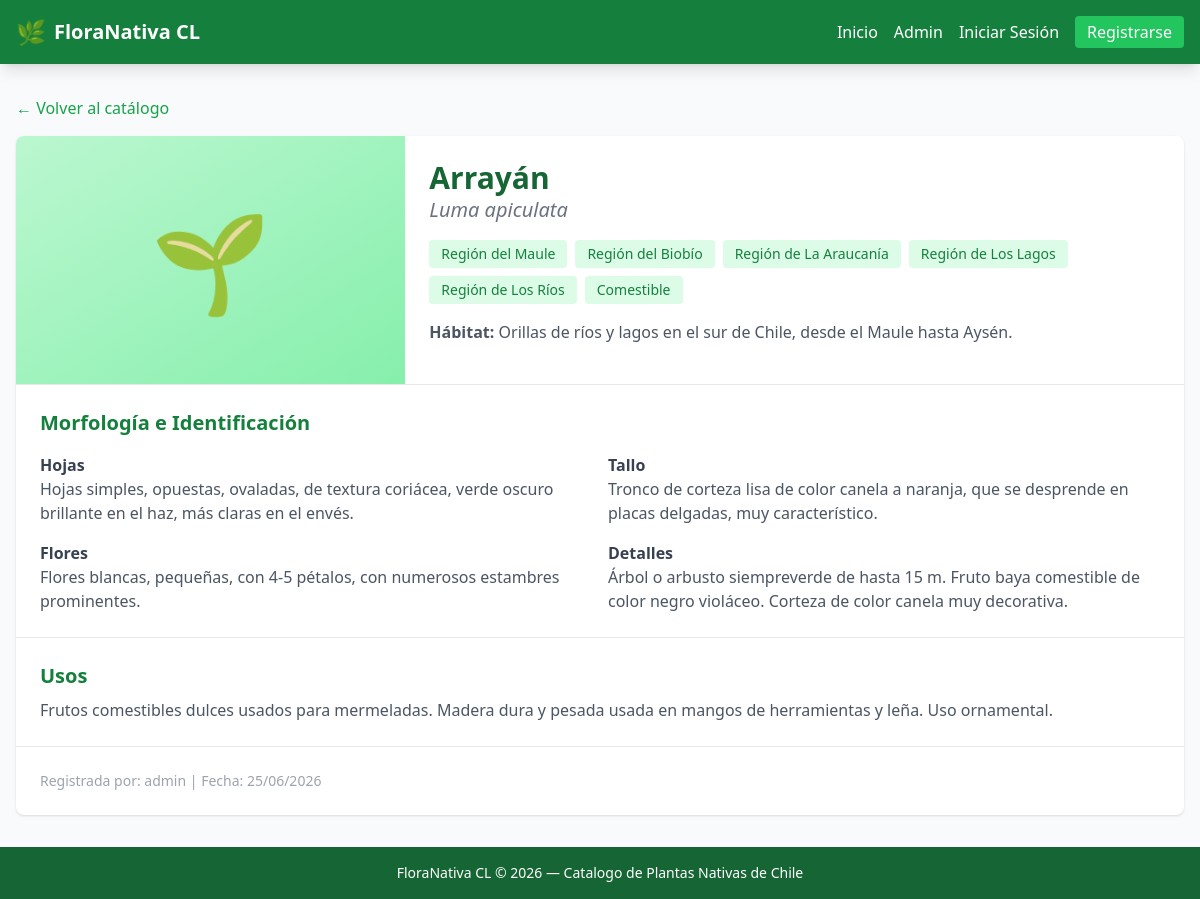
The app's page /planta/7/ with its own data.
### core/models.py (models this page shows, shortened)
class Planta(models.Model):
    USOS_CHOICES = [
        ("MED", "Medicinal"),
        ("COM", "Comestible"),
        ("VEN", "Venenosa"),
        ("ORN", "Ornamental"),
        ("IND", "Industrial/Forestal"),
    ]
    nombre_comun = models.CharField(max_length=150)
    nombre_cientifico = models.CharField(max_length=150, unique=True)
    regiones = models.ManyToManyField(Region, related_name="plantas")
    ubicacion_especifica = models.TextField(help_text="Detalles del hábitat chileno")
    descripcion_hoja = models.TextField(blank=True, null=True)
    descripcion_tallo = models.TextField(blank=True, null=True)
    descripcion_flor = models.TextField(blank=True, null=True)
    descripcion_detalle = models.TextField(help_text="Detalles claves de identificación")
    uso_principal = models.CharField(max_length=3, choices=USOS_CHOICES, default="ORN")
    detalles_uso = models.TextField(blank=True, null=True)
    imagen_real = models.ImageField(upload_to="plantas/", blank=True, null=True)
    perenual_id = models.IntegerField(
        blank=True, null=True, help_text="ID de la planta en la API de Perenual"
    )
    riego_frecuencia = models.CharField(
        max_length=100, blank=True, null=True, help_text="Dato obtenido de la API"
    )
    luz_solar = models.CharField(
        max_length=100, blank=True, null=True, help_text="Dato obtenido de la API"
    )
    creado_por = models.ForeignKey(User, on_delete=models.SET_NULL, null=True)
    fecha_registro = models.DateTimeField(auto_now_add=True)
    class Meta:
        ordering = ["nombre_comun"]

class Region(models.Model):
    nombre = models.CharField(max_length=100, unique=True)
    numero = models.IntegerField(help_text="Número de la región")
    class Meta:
        ordering = ["numero"]

### core/views.py (the view, shortened to what this page needs)
# urls.py: path("planta/<int:pk>/", views.detalle_planta, name="detalle_planta"),
def detalle_planta(request, pk):
    planta = get_object_or_404(Planta, pk=pk)
    api_data = None
    return render(request, "detalle.html", {"planta": planta, "api_data": api_data})

### core/templates/detalle.html (shortened to what this page needs)
{% extends "base.html" %}
{% block content %}
<div class="mb-4">
    <a href="{% url 'home' %}" class="text-flora-600 hover:text-flora-800">&larr; Volver al catálogo</a>
</div>
<div class="bg-white rounded-lg shadow overflow-hidden">
    <div class="md:flex">
        <div class="md:w-1/3 h-64 md:h-auto bg-gradient-to-br from-flora-200 to-flora-300 flex items-center justify-center">
            {% if planta.imagen_real %}
                <img src="{{ planta.imagen_real.url }}" alt="{{ planta.nombre_comun }}" class="h-full w-full object-cover">
            {% else %}
                <span class="text-8xl">🌱</span>
            {% endif %}
        </div>
        <div class="md:w-2/3 p-6">
            <h1 class="text-3xl font-bold text-flora-800">{{ planta.nombre_comun }}</h1>
            <p class="text-xl text-gray-500 italic mb-4">{{ planta.nombre_cientifico }}</p>
            <div class="flex flex-wrap gap-2 mb-4">
                {% for region in planta.regiones.all %}
                    <span class="bg-flora-100 text-flora-700 px-3 py-1 rounded text-sm">{{ region.nombre }}</span>
                {% endfor %}
                <span class="text-sm font-medium px-3 py-1 rounded
                    {% if planta.uso_principal == 'MED' %}bg-red-100 text-red-700
                    {% elif planta.uso_principal == 'COM' %}bg-green-100 text-green-700
                    {% elif planta.uso_principal == 'VEN' %}bg-purple-100 text-purple-700
                    {% elif planta.uso_principal == 'ORN' %}bg-yellow-100 text-yellow-700
                    {% else %}bg-blue-100 text-blue-700{% endif %}">
                    {{ planta.get_uso_principal_display }}
                </span>
            </div>
            {% if planta.ubicacion_especifica %}
                <p class="text-gray-600 mb-4"><strong>Hábitat:</strong> {{ planta.ubicacion_especifica }}</p>
            {% endif %}
        </div>
    </div>
    <div class="p-6 border-t border-gray-200">
        <h2 class="text-xl font-bold text-flora-700 mb-4">Morfología e Identificación</h2>
        <div class="grid grid-cols-1 md:grid-cols-2 gap-4">
            {% if planta.descripcion_hoja %}
                <div>
                    <h3 class="font-semibold text-gray-700">Hojas</h3>
                    <p class="text-gray-600">{{ planta.descripcion_hoja }}</p>
                </div>
            {% endif %}
            {% if planta.descripcion_tallo %}
                <div>
                    <h3 class="font-semibold text-gray-700">Tallo</h3>
                    <p class="text-gray-600">{{ planta.descripcion_tallo }}</p>
                </div>
            {% endif %}
            {% if planta.descripcion_flor %}
                <div>
                    <h3 class="font-semibold text-gray-700">Flores</h3>
                    <p class="text-gray-600">{{ planta.descripcion_flor }}</p>
                </div>
            {% endif %}
            {% if planta.descripcion_detalle %}
                <div class="{% if not planta.descripcion_hoja or not planta.descripcion_tallo or not planta.descripcion_flor %}md:col-span-2{% endif %}">
                    <h3 class="font-semibold text-gray-700">Detalles</h3>
                    <p class="text-gray-600">{{ planta.descripcion_detalle }}</p>
                </div>
            {% endif %}
        </div>
    </div>
    {% if planta.detalles_uso %}
        <div class="p-6 border-t border-gray-200">
            <h2 class="text-xl font-bold text-flora-700 mb-2">Usos</h2>
            <p class="text-gray-600">{{ planta.detalles_uso }}</p>
        </div>
    {% endif %}
    <div class="p-6 border-t border-gray-200 text-sm text-gray-400">
        <p>Registrada por: {{ planta.creado_por|default:"Sistema" }} | Fecha: {{ planta.fecha_registro|date:"d/m/Y" }}</p>
    </div>
</div>
{% endblock %}

### records on screen
Planta: nombre_comun "Arrayán", nombre_cientifico "Luma apiculata", uso_principal "Comestible", ubicacion_especifica "Orillas de ríos y lagos en el sur de Chile, desde el Maule hasta Aysén.", descripcion_hoja "Hojas simples, opuestas, ovaladas, de textura coriácea, verde oscuro brillante en el haz, más claras en el envés.", descripcion_tallo "Tronco de corteza lisa de color canela a naranja, que se desprende en placas delgadas, muy característico.", descripcion_flor "Flores blancas, pequeñas, con 4-5 pétalos, con numerosos estambres prominentes.", descripcion_detalle "Árbol o arbusto siempreverde de hasta 15 m. Fruto baya comestible de color negro violáceo. Corteza de color canela muy decorativa.", detalles_uso "Frutos comestibles dulces usados para mermeladas. Madera dura y pesada usada en mangos de herramientas y leña. Uso ornamental.", creado_por "admin", fecha_registro "25/06/2026"
Region: nombre "Región del Maule"
Region: nombre "Región del Biobío"
Region: nombre "Región de La Araucanía"
Region: nombre "Región de Los Lagos"
Region: nombre "Región de Los Ríos"
